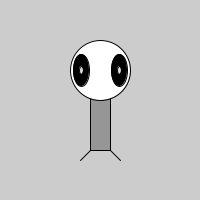
Frame 1 (no input)
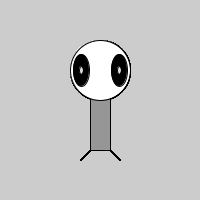
Frame 60 (the mouse pressed at the canvas centre just before this capture)
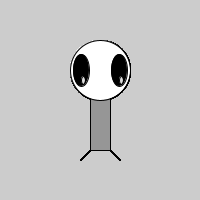
Frame 120 (the mouse held since frame 60 and released just before this capture)

The Processing sketch that drew these frames (run headless with seeded random() and noise(); from frame 60 on, the mouse is pressed at the canvas centre):

// Processing sketch: sketch_zoog
// ── sketch_zoog.pde
void setup() {
  size(200,200);
  //fullScreen();
}

void draw() {
  
  // Set CENTER mode
  ellipseMode(CENTER);
  rectMode(CENTER);
  
  // Draw Zoog's body  
  stroke(0);
  fill(150);
  rect(100,100,20,100);
  
  // Draw Zoog's heads
  fill(255);  
  ellipse(100,70,60,60);
  
  // Draw Zoog's eyes
  fill(0);  
  ellipse(81,70,16,32);
  ellipse(119,70,16,32);
  fill(220);
  ellipse(81+pmouseX%7,70+pmouseY%15,4,8);
  ellipse(119+mouseX%7,70+mouseY%15,4,8);
  
  // Draw Zoog's legs
  stroke(0);
  line(90,150,80,160);
  line(110,150,120,160);
  
}
